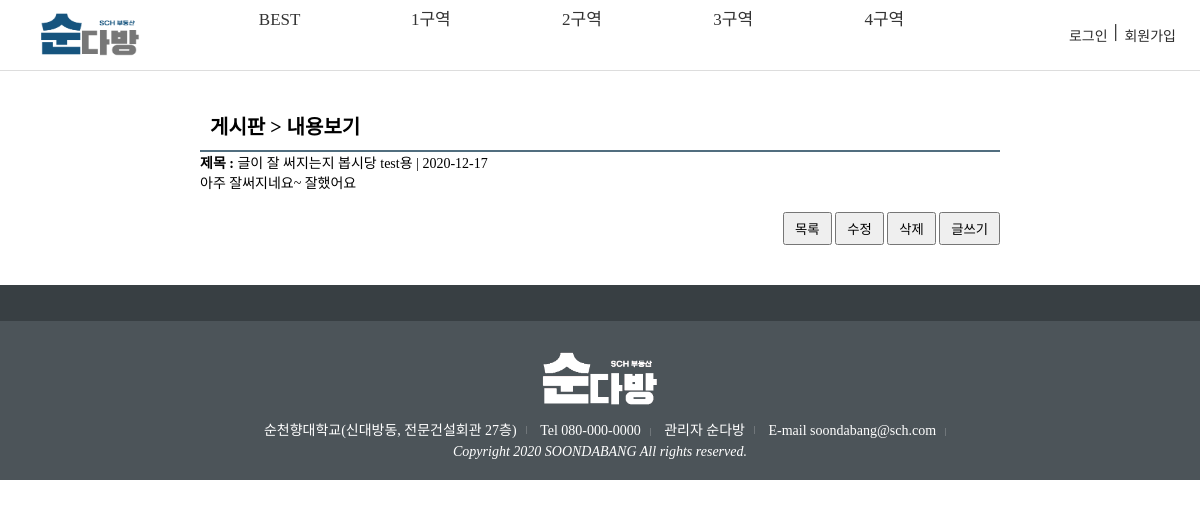
/board/board_view.php?num=8&page=1, run on the app's committed database.
### tables this page shows
CREATE TABLE `board` (
  `num` int(11) NOT NULL,
  `id` varchar(30) NOT NULL,
  `title` varchar(50) NOT NULL,
  `contents` varchar(255) NOT NULL,
  `date` date NOT NULL,
  `viewer` int(11) NOT NULL,
  `good` int(11) NOT NULL
);

### board/board_view.php (the view, shortened to what this page needs)
<!DOCTYPE html>
<?php
	include '../db.php';
?>
<html>
<head>
        <link href="/css/basic.css" type="text/css" rel="stylesheet" />
		<link href="../css/board.css" type="text/css" rel="stylesheet" />		<!스타일 시트 적용>
		<link href="../css/common.css" type="text/css" rel="stylesheet" />
</head>
<body>
    <header>
		<?php include './board_header.php'; ?>
	</header>
<section>
<div id="board_box">
	    <h3 class="title">
			게시판 > 내용보기
        </h3>
<?php
    $num = $_GET["num"];
    $page = $_GET["page"];
     $sql="select *from board where num=$num";
     $result=mysqli_query($conn,$sql);
     $row = mysqli_fetch_array($result);
	$id  = $row["id"];
	$title = $row["title"];
    $contents = $row["contents"];
    $day = $row["date"];
    $contents = str_replace(" ", "&nbsp;", $contents);
    $contents = str_replace("\n", "<br>", $contents);
    ?>
<ul id="view_contents">
			<li>
				<span class="col1"><b>제목 :</b> <?=$title?></span>
				<span class="col2"><?=$id?> | <?=$day?></span>
            </li>
    <li>
    <?=$contents?>
</li>
</ul>
<ul class="buttons">
				<li><button onclick="location.href='board_list.php?page=<?=$page?>'">목록</button></li>
				<li><button onclick="location.href='board_modify_form.php?num=<?=$num?>&page=<?=$page?>'">수정</button></li>
				<li><button onclick="location.href='board_delete.php?num=<?=$num?>&page=<?=$page?>'">삭제</button></li>
				<li><button onclick="location.href='board_form.php'">글쓰기</button></li>
		</ul>
        </div>
</section>
<footer>
	<?php include './board_footer.php'; ?>
</footer>
</body>
</html>

### css/basic.css (style rules this page uses)
body { min-width: 1200px; min-height: 850px; width: 100%; margin: 0; }

### css/board.css (style rules this page uses)
#board_box { position: relative; width: 800px; margin: 0 auto; }
#board_box h3 { margin-top: 30px; padding: 10px; border-bottom: solid 2px #516e7f; font-size: 20px; }
#board_box .buttons { text-align: right; margin: 20px 0 40px 0; }
#board_box .buttons li { display: inline; }
#board_box .buttons button { padding: 5px 10px; cursor: pointer; }
#board_box { width: 800px; margin: 0 auto; }
#board_box .title { margin-top: 30px; padding: 10px; border-bottom: solid 2px #516e7f; font-size: 20px; }

### css/common.css (style rules this page uses)
* { padding: 0; margin: 0; }
body { font-family: "돋움"; font-size: 14px; }
ul { list-style-type: none; }
footer { height: 100px; background-color: #2c2a29; }

### data on the page
board: title "글이 잘 써지는지 봅시당", id "test용", date "2020-12-17", contents "아주 잘써지네요~ 잘했어요"
